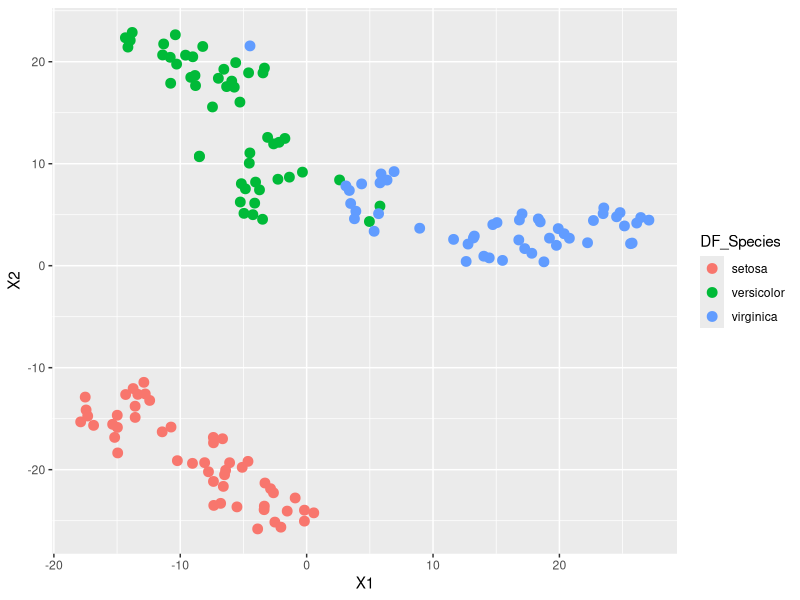

Recreate this plot in R.
library(Rtsne)
library(ggplot2)

#exclude iris$Species
DF <- iris[ , -5]

#remove duplication data
dup <- which(duplicated(DF))
DF <- DF[-dup, ]

#Species
DF_Species <- iris$Species[-dup]

#t-SNE
tsne <- Rtsne(DF, dims = 2, perplexity = 10)

#visualization
DF_tsne <- data.frame(tsne$Y)
ggplot(DF_tsne, aes(x=X1, y=X2, color=DF_Species)) +
  geom_point(size=3)
